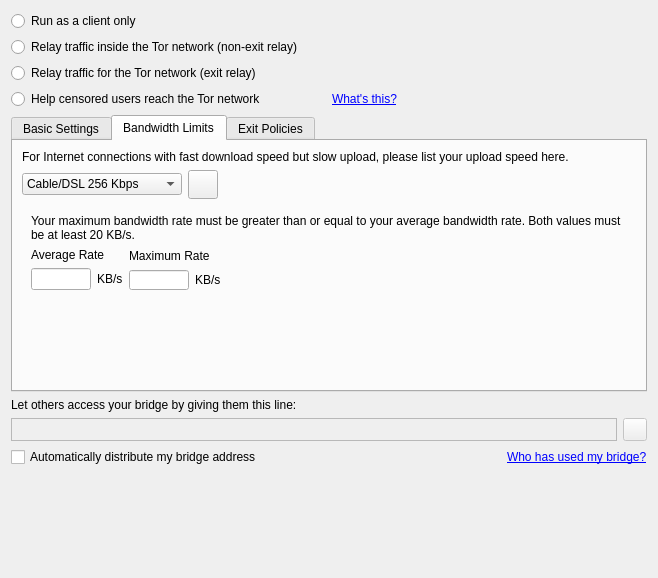
<?xml version="1.0" encoding="UTF-8"?>
<ui version="4.0">
 <class>ServerPage</class>
 <widget class="QWidget" name="ServerPage">
  <property name="geometry">
   <rect>
    <x>0</x>
    <y>0</y>
    <width>658</width>
    <height>578</height>
   </rect>
  </property>
  <property name="contextMenuPolicy">
   <enum>Qt::NoContextMenu</enum>
  </property>
  <layout class="QVBoxLayout">
   <item>
    <layout class="QGridLayout" name="gridLayout">
     <item row="1" column="0">
      <widget class="QRadioButton" name="rdoClientMode">
       <property name="text">
        <string>Run as a client only</string>
       </property>
      </widget>
     </item>
     <item row="3" column="0">
      <widget class="QRadioButton" name="rdoServerMode">
       <property name="text">
        <string>Relay traffic for the Tor network (exit relay)</string>
       </property>
      </widget>
     </item>
     <item row="4" column="0">
      <widget class="QRadioButton" name="rdoBridgeMode">
       <property name="text">
        <string>Help censored users reach the Tor network</string>
       </property>
      </widget>
     </item>
     <item row="4" column="1">
      <widget class="QLabel" name="lblWhatsThis">
       <property name="text">
        <string>&lt;a href=&quot;#bridgeHelp&quot;&gt;What's this?&lt;/a&gt;</string>
       </property>
      </widget>
     </item>
     <item row="2" column="0" colspan="2">
      <widget class="QRadioButton" name="rdoNonExitMode">
       <property name="text">
        <string>Relay traffic inside the Tor network (non-exit relay)</string>
       </property>
      </widget>
     </item>
    </layout>
   </item>
   <item>
    <widget class="QFrame" name="frmServer">
     <property name="contextMenuPolicy">
      <enum>Qt::NoContextMenu</enum>
     </property>
     <property name="frameShape">
      <enum>QFrame::NoFrame</enum>
     </property>
     <property name="frameShadow">
      <enum>QFrame::Plain</enum>
     </property>
     <layout class="QVBoxLayout">
      <property name="margin">
       <number>0</number>
      </property>
      <item>
       <widget class="QTabWidget" name="tabsMenu">
        <property name="sizePolicy">
         <sizepolicy hsizetype="Expanding" vsizetype="Expanding">
          <horstretch>0</horstretch>
          <verstretch>0</verstretch>
         </sizepolicy>
        </property>
        <property name="currentIndex">
         <number>1</number>
        </property>
        <widget class="QWidget" name="ServerConfig">
         <attribute name="title">
          <string>Basic Settings</string>
         </attribute>
         <layout class="QGridLayout">
          <item row="2" column="0">
           <widget class="QLabel" name="lblServerPort">
            <property name="contextMenuPolicy">
             <enum>Qt::NoContextMenu</enum>
            </property>
            <property name="text">
             <string>Relay Port:</string>
            </property>
            <property name="alignment">
             <set>Qt::AlignRight|Qt::AlignTrailing|Qt::AlignVCenter</set>
            </property>
            <property name="margin">
             <number>0</number>
            </property>
            <property name="indent">
             <number>0</number>
            </property>
           </widget>
          </item>
          <item row="3" column="0" colspan="3">
           <widget class="QCheckBox" name="chkMirrorDirectory">
            <property name="contextMenuPolicy">
             <enum>Qt::NoContextMenu</enum>
            </property>
            <property name="toolTip">
             <string>Enable to mirror the relay directory</string>
            </property>
            <property name="text">
             <string>Mirror the Relay Directory </string>
            </property>
           </widget>
          </item>
          <item row="3" column="6">
           <spacer>
            <property name="orientation">
             <enum>Qt::Horizontal</enum>
            </property>
            <property name="sizeHint" stdset="0">
             <size>
              <width>40</width>
              <height>20</height>
             </size>
            </property>
           </spacer>
          </item>
          <item row="4" column="0" colspan="6">
           <widget class="QCheckBox" name="chkEnableUpnp">
            <property name="contextMenuPolicy">
             <enum>Qt::NoContextMenu</enum>
            </property>
            <property name="toolTip">
             <string/>
            </property>
            <property name="text">
             <string>Attempt to automatically configure port forwarding</string>
            </property>
           </widget>
          </item>
          <item row="4" column="6">
           <layout class="QHBoxLayout">
            <item>
             <widget class="QPushButton" name="btnTestUpnp">
              <property name="contextMenuPolicy">
               <enum>Qt::NoContextMenu</enum>
              </property>
              <property name="text">
               <string>Test</string>
              </property>
             </widget>
            </item>
            <item>
             <widget class="QToolButton" name="btnUpnpHelp">
              <property name="contextMenuPolicy">
               <enum>Qt::NoContextMenu</enum>
              </property>
              <property name="toolTip">
               <string>Show help topic on port forwarding</string>
              </property>
              <property name="text">
               <string/>
              </property>
              <property name="icon">
               <iconset resource="../res/vidalia.qrc">
                <normaloff>:/images/22x22/system-help.png</normaloff>:/images/22x22/system-help.png</iconset>
              </property>
              <property name="iconSize">
               <size>
                <width>22</width>
                <height>22</height>
               </size>
              </property>
             </widget>
            </item>
            <item>
             <spacer>
              <property name="orientation">
               <enum>Qt::Horizontal</enum>
              </property>
              <property name="sizeHint" stdset="0">
               <size>
                <width>40</width>
                <height>20</height>
               </size>
              </property>
             </spacer>
            </item>
           </layout>
          </item>
          <item row="1" column="1" colspan="7">
           <widget class="QLineEdit" name="lineServerContact">
            <property name="cursor">
             <cursorShape>IBeamCursor</cursorShape>
            </property>
            <property name="contextMenuPolicy">
             <enum>Qt::NoContextMenu</enum>
            </property>
            <property name="toolTip">
             <string>Email address at which you may be reached if there is a
problem with your relay. You might also include your PGP or GPG fingerprint.</string>
            </property>
           </widget>
          </item>
          <item row="3" column="3" colspan="3">
           <layout class="QHBoxLayout">
            <item>
             <widget class="QLabel" name="lblDirPort">
              <property name="enabled">
               <bool>false</bool>
              </property>
              <property name="sizePolicy">
               <sizepolicy hsizetype="Fixed" vsizetype="Fixed">
                <horstretch>0</horstretch>
                <verstretch>0</verstretch>
               </sizepolicy>
              </property>
              <property name="contextMenuPolicy">
               <enum>Qt::NoContextMenu</enum>
              </property>
              <property name="text">
               <string>Directory Port:</string>
              </property>
              <property name="alignment">
               <set>Qt::AlignRight|Qt::AlignTrailing|Qt::AlignVCenter</set>
              </property>
             </widget>
            </item>
            <item>
             <widget class="QLineEdit" name="lineDirPort">
              <property name="enabled">
               <bool>false</bool>
              </property>
              <property name="sizePolicy">
               <sizepolicy hsizetype="Fixed" vsizetype="Fixed">
                <horstretch>0</horstretch>
                <verstretch>0</verstretch>
               </sizepolicy>
              </property>
              <property name="maximumSize">
               <size>
                <width>50</width>
                <height>16777215</height>
               </size>
              </property>
              <property name="cursor">
               <cursorShape>IBeamCursor</cursorShape>
              </property>
              <property name="contextMenuPolicy">
               <enum>Qt::NoContextMenu</enum>
              </property>
              <property name="toolTip">
               <string>Directory Port Number</string>
              </property>
             </widget>
            </item>
           </layout>
          </item>
          <item row="1" column="0">
           <widget class="QLabel" name="lblContactInfo">
            <property name="contextMenuPolicy">
             <enum>Qt::NoContextMenu</enum>
            </property>
            <property name="text">
             <string>Contact Info:</string>
            </property>
            <property name="alignment">
             <set>Qt::AlignRight|Qt::AlignTrailing|Qt::AlignVCenter</set>
            </property>
            <property name="indent">
             <number>0</number>
            </property>
           </widget>
          </item>
          <item row="2" column="2" colspan="6">
           <spacer>
            <property name="orientation">
             <enum>Qt::Horizontal</enum>
            </property>
            <property name="sizeHint" stdset="0">
             <size>
              <width>321</width>
              <height>20</height>
             </size>
            </property>
           </spacer>
          </item>
          <item row="8" column="0">
           <spacer>
            <property name="orientation">
             <enum>Qt::Vertical</enum>
            </property>
            <property name="sizeHint" stdset="0">
             <size>
              <width>20</width>
              <height>40</height>
             </size>
            </property>
           </spacer>
          </item>
          <item row="3" column="5" colspan="2">
           <spacer>
            <property name="orientation">
             <enum>Qt::Horizontal</enum>
            </property>
            <property name="sizeHint" stdset="0">
             <size>
              <width>41</width>
              <height>20</height>
             </size>
            </property>
           </spacer>
          </item>
          <item row="0" column="1" colspan="7">
           <widget class="QLineEdit" name="lineServerNickname">
            <property name="cursor">
             <cursorShape>IBeamCursor</cursorShape>
            </property>
            <property name="contextMenuPolicy">
             <enum>Qt::NoContextMenu</enum>
            </property>
            <property name="toolTip">
             <string>Name of your relay</string>
            </property>
            <property name="text">
             <string/>
            </property>
            <property name="maxLength">
             <number>19</number>
            </property>
           </widget>
          </item>
          <item row="2" column="1">
           <widget class="QLineEdit" name="lineServerPort">
            <property name="sizePolicy">
             <sizepolicy hsizetype="Fixed" vsizetype="Fixed">
              <horstretch>0</horstretch>
              <verstretch>0</verstretch>
             </sizepolicy>
            </property>
            <property name="maximumSize">
             <size>
              <width>50</width>
              <height>16777215</height>
             </size>
            </property>
            <property name="cursor">
             <cursorShape>IBeamCursor</cursorShape>
            </property>
            <property name="contextMenuPolicy">
             <enum>Qt::NoContextMenu</enum>
            </property>
            <property name="toolTip">
             <string>Port on which users and other relays can communicate with your relay</string>
            </property>
           </widget>
          </item>
          <item row="0" column="0">
           <widget class="QLabel" name="lblNickname">
            <property name="contextMenuPolicy">
             <enum>Qt::NoContextMenu</enum>
            </property>
            <property name="text">
             <string>Nickname:</string>
            </property>
            <property name="textFormat">
             <enum>Qt::AutoText</enum>
            </property>
            <property name="alignment">
             <set>Qt::AlignRight|Qt::AlignTrailing|Qt::AlignVCenter</set>
            </property>
            <property name="margin">
             <number>0</number>
            </property>
            <property name="indent">
             <number>0</number>
            </property>
           </widget>
          </item>
         </layout>
        </widget>
        <widget class="QWidget" name="BandwidthLimits">
         <attribute name="title">
          <string>Bandwidth Limits</string>
         </attribute>
         <layout class="QVBoxLayout">
          <item>
           <widget class="QLabel" name="label">
            <property name="sizePolicy">
             <sizepolicy hsizetype="Preferred" vsizetype="Preferred">
              <horstretch>0</horstretch>
              <verstretch>0</verstretch>
             </sizepolicy>
            </property>
            <property name="minimumSize">
             <size>
              <width>0</width>
              <height>0</height>
             </size>
            </property>
            <property name="maximumSize">
             <size>
              <width>16777215</width>
              <height>16777215</height>
             </size>
            </property>
            <property name="contextMenuPolicy">
             <enum>Qt::NoContextMenu</enum>
            </property>
            <property name="text">
             <string>For Internet connections with fast download speed but slow upload, please list your upload speed here.</string>
            </property>
            <property name="wordWrap">
             <bool>true</bool>
            </property>
           </widget>
          </item>
          <item>
           <layout class="QHBoxLayout">
            <item>
             <widget class="QComboBox" name="cmboRate">
              <property name="contextMenuPolicy">
               <enum>Qt::NoContextMenu</enum>
              </property>
              <property name="toolTip">
               <string>Select the entry that most closely resembles your Internet connection</string>
              </property>
              <property name="maxVisibleItems">
               <number>10</number>
              </property>
              <property name="sizeAdjustPolicy">
               <enum>QComboBox::AdjustToContents</enum>
              </property>
              <item>
               <property name="text">
                <string>Cable/DSL 256 Kbps</string>
               </property>
              </item>
              <item>
               <property name="text">
                <string>Cable/DSL 512 Kbps</string>
               </property>
              </item>
              <item>
               <property name="text">
                <string>Cable/DSL 768 Kbps</string>
               </property>
              </item>
              <item>
               <property name="text">
                <string>T1/Cable/DSL 1.5 Mbps</string>
               </property>
              </item>
              <item>
               <property name="text">
                <string>&gt; 1.5 Mbps</string>
               </property>
              </item>
              <item>
               <property name="text">
                <string>Custom</string>
               </property>
              </item>
             </widget>
            </item>
            <item>
             <widget class="QToolButton" name="btnRateHelp">
              <property name="contextMenuPolicy">
               <enum>Qt::NoContextMenu</enum>
              </property>
              <property name="toolTip">
               <string>Show help topic on bandwidth rate limits</string>
              </property>
              <property name="text">
               <string/>
              </property>
              <property name="icon">
               <iconset resource="../res/vidalia.qrc">
                <normaloff>:/images/22x22/system-help.png</normaloff>:/images/22x22/system-help.png</iconset>
              </property>
              <property name="iconSize">
               <size>
                <width>22</width>
                <height>22</height>
               </size>
              </property>
             </widget>
            </item>
            <item>
             <spacer>
              <property name="orientation">
               <enum>Qt::Horizontal</enum>
              </property>
              <property name="sizeHint" stdset="0">
               <size>
                <width>40</width>
                <height>20</height>
               </size>
              </property>
             </spacer>
            </item>
           </layout>
          </item>
          <item>
           <widget class="QFrame" name="frmCustomRate">
            <property name="sizePolicy">
             <sizepolicy hsizetype="Minimum" vsizetype="Minimum">
              <horstretch>0</horstretch>
              <verstretch>0</verstretch>
             </sizepolicy>
            </property>
            <property name="contextMenuPolicy">
             <enum>Qt::NoContextMenu</enum>
            </property>
            <property name="frameShape">
             <enum>QFrame::NoFrame</enum>
            </property>
            <property name="frameShadow">
             <enum>QFrame::Plain</enum>
            </property>
            <layout class="QGridLayout">
             <item row="4" column="0">
              <spacer>
               <property name="orientation">
                <enum>Qt::Vertical</enum>
               </property>
               <property name="sizeHint" stdset="0">
                <size>
                 <width>20</width>
                 <height>40</height>
                </size>
               </property>
              </spacer>
             </item>
             <item row="0" column="0">
              <widget class="QLabel" name="label_8">
               <property name="text">
                <string>Your maximum bandwidth rate must be greater than or equal to your average bandwidth rate. Both values must be at least 20 KB/s.</string>
               </property>
               <property name="wordWrap">
                <bool>true</bool>
               </property>
              </widget>
             </item>
             <item row="1" column="0">
              <layout class="QHBoxLayout">
               <item>
                <layout class="QVBoxLayout">
                 <item>
                  <widget class="QLabel" name="label_2">
                   <property name="sizePolicy">
                    <sizepolicy hsizetype="Minimum" vsizetype="Preferred">
                     <horstretch>0</horstretch>
                     <verstretch>0</verstretch>
                    </sizepolicy>
                   </property>
                   <property name="text">
                    <string>Average Rate</string>
                   </property>
                  </widget>
                 </item>
                 <item>
                  <layout class="QHBoxLayout">
                   <item>
                    <widget class="QLineEdit" name="lineAvgRateLimit">
                     <property name="sizePolicy">
                      <sizepolicy hsizetype="Minimum" vsizetype="Fixed">
                       <horstretch>0</horstretch>
                       <verstretch>0</verstretch>
                      </sizepolicy>
                     </property>
                     <property name="maximumSize">
                      <size>
                       <width>60</width>
                       <height>22</height>
                      </size>
                     </property>
                     <property name="toolTip">
                      <string>Long-term average bandwidth limit</string>
                     </property>
                     <property name="maxLength">
                      <number>12</number>
                     </property>
                     <property name="alignment">
                      <set>Qt::AlignRight</set>
                     </property>
                    </widget>
                   </item>
                   <item>
                    <widget class="QLabel" name="label_6">
                     <property name="text">
                      <string>KB/s</string>
                     </property>
                    </widget>
                   </item>
                  </layout>
                 </item>
                </layout>
               </item>
               <item>
                <layout class="QVBoxLayout">
                 <item>
                  <widget class="QLabel" name="label_5">
                   <property name="sizePolicy">
                    <sizepolicy hsizetype="Minimum" vsizetype="Preferred">
                     <horstretch>0</horstretch>
                     <verstretch>0</verstretch>
                    </sizepolicy>
                   </property>
                   <property name="maximumSize">
                    <size>
                     <width>100</width>
                     <height>20</height>
                    </size>
                   </property>
                   <property name="text">
                    <string>Maximum Rate</string>
                   </property>
                  </widget>
                 </item>
                 <item>
                  <layout class="QHBoxLayout">
                   <item>
                    <widget class="QLineEdit" name="lineMaxRateLimit">
                     <property name="sizePolicy">
                      <sizepolicy hsizetype="Minimum" vsizetype="Fixed">
                       <horstretch>0</horstretch>
                       <verstretch>0</verstretch>
                      </sizepolicy>
                     </property>
                     <property name="maximumSize">
                      <size>
                       <width>60</width>
                       <height>20</height>
                      </size>
                     </property>
                     <property name="toolTip">
                      <string>Peak bandwidth rate limit</string>
                     </property>
                     <property name="maxLength">
                      <number>12</number>
                     </property>
                     <property name="alignment">
                      <set>Qt::AlignRight</set>
                     </property>
                    </widget>
                   </item>
                   <item>
                    <widget class="QLabel" name="label_7">
                     <property name="text">
                      <string>KB/s</string>
                     </property>
                    </widget>
                   </item>
                   <item>
                    <spacer>
                     <property name="orientation">
                      <enum>Qt::Horizontal</enum>
                     </property>
                     <property name="sizeType">
                      <enum>QSizePolicy::Expanding</enum>
                     </property>
                     <property name="sizeHint" stdset="0">
                      <size>
                       <width>71</width>
                       <height>20</height>
                      </size>
                     </property>
                    </spacer>
                   </item>
                  </layout>
                 </item>
                </layout>
               </item>
              </layout>
             </item>
            </layout>
           </widget>
          </item>
          <item>
           <spacer>
            <property name="orientation">
             <enum>Qt::Vertical</enum>
            </property>
            <property name="sizeHint" stdset="0">
             <size>
              <width>20</width>
              <height>40</height>
             </size>
            </property>
           </spacer>
          </item>
         </layout>
        </widget>
        <widget class="QWidget" name="ExitPolicies">
         <attribute name="title">
          <string>Exit Policies</string>
         </attribute>
         <layout class="QGridLayout">
          <item row="1" column="0">
           <widget class="QFrame" name="frmPolicies">
            <property name="frameShape">
             <enum>QFrame::NoFrame</enum>
            </property>
            <property name="frameShadow">
             <enum>QFrame::Plain</enum>
            </property>
            <layout class="QHBoxLayout">
             <item>
              <layout class="QGridLayout">
               <item row="1" column="1">
                <widget class="QCheckBox" name="chkIRC">
                 <property name="contextMenuPolicy">
                  <enum>Qt::NoContextMenu</enum>
                 </property>
                 <property name="toolTip">
                  <string>Ports 6660 - 6669 and 6697</string>
                 </property>
                 <property name="text">
                  <string>Internet Relay Chat (IRC)</string>
                 </property>
                </widget>
               </item>
               <item row="2" column="0">
                <widget class="QCheckBox" name="chkMail">
                 <property name="contextMenuPolicy">
                  <enum>Qt::NoContextMenu</enum>
                 </property>
                 <property name="toolTip">
                  <string>Ports 110, 143, 993 and 995</string>
                 </property>
                 <property name="text">
                  <string>Retrieve Mail (POP, IMAP)</string>
                 </property>
                </widget>
               </item>
               <item row="2" column="1">
                <widget class="QCheckBox" name="chkMisc">
                 <property name="contextMenuPolicy">
                  <enum>Qt::NoContextMenu</enum>
                 </property>
                 <property name="toolTip">
                  <string>Ports unspecified by other checkboxes</string>
                 </property>
                 <property name="text">
                  <string>Misc Other Services</string>
                 </property>
                </widget>
               </item>
               <item row="0" column="1">
                <widget class="QCheckBox" name="chkIM">
                 <property name="contextMenuPolicy">
                  <enum>Qt::NoContextMenu</enum>
                 </property>
                 <property name="toolTip">
                  <string>Ports 706, 1863, 5050, 5190, 5222, 5223, 8300 and 8888</string>
                 </property>
                 <property name="text">
                  <string>Instant Messaging (IM)</string>
                 </property>
                </widget>
               </item>
               <item row="1" column="0">
                <widget class="QCheckBox" name="chkSecWebsites">
                 <property name="contextMenuPolicy">
                  <enum>Qt::NoContextMenu</enum>
                 </property>
                 <property name="toolTip">
                  <string>Port 443</string>
                 </property>
                 <property name="text">
                  <string>Secure Websites (SSL)</string>
                 </property>
                </widget>
               </item>
               <item row="0" column="0">
                <widget class="QCheckBox" name="chkWebsites">
                 <property name="contextMenuPolicy">
                  <enum>Qt::NoContextMenu</enum>
                 </property>
                 <property name="toolTip">
                  <string>Port 80</string>
                 </property>
                 <property name="text">
                  <string>Websites</string>
                 </property>
                </widget>
               </item>
              </layout>
             </item>
             <item>
              <layout class="QVBoxLayout">
               <item>
                <widget class="QToolButton" name="btnExitHelp">
                 <property name="minimumSize">
                  <size>
                   <width>32</width>
                   <height>32</height>
                  </size>
                 </property>
                 <property name="contextMenuPolicy">
                  <enum>Qt::NoContextMenu</enum>
                 </property>
                 <property name="toolTip">
                  <string>Show help topic on exit policies</string>
                 </property>
                 <property name="text">
                  <string/>
                 </property>
                 <property name="icon">
                  <iconset resource="../res/vidalia.qrc">
                   <normaloff>:/images/22x22/system-help.png</normaloff>:/images/22x22/system-help.png</iconset>
                 </property>
                 <property name="iconSize">
                  <size>
                   <width>22</width>
                   <height>22</height>
                  </size>
                 </property>
                </widget>
               </item>
               <item>
                <spacer>
                 <property name="orientation">
                  <enum>Qt::Vertical</enum>
                 </property>
                 <property name="sizeHint" stdset="0">
                  <size>
                   <width>20</width>
                   <height>42</height>
                  </size>
                 </property>
                </spacer>
               </item>
              </layout>
             </item>
             <item>
              <spacer>
               <property name="orientation">
                <enum>Qt::Horizontal</enum>
               </property>
               <property name="sizeHint" stdset="0">
                <size>
                 <width>40</width>
                 <height>20</height>
                </size>
               </property>
              </spacer>
             </item>
            </layout>
           </widget>
          </item>
          <item row="0" column="0">
           <widget class="QLabel" name="label_3">
            <property name="sizePolicy">
             <sizepolicy hsizetype="Fixed" vsizetype="Fixed">
              <horstretch>0</horstretch>
              <verstretch>0</verstretch>
             </sizepolicy>
            </property>
            <property name="minimumSize">
             <size>
              <width>300</width>
              <height>41</height>
             </size>
            </property>
            <property name="maximumSize">
             <size>
              <width>300</width>
              <height>41</height>
             </size>
            </property>
            <property name="contextMenuPolicy">
             <enum>Qt::NoContextMenu</enum>
            </property>
            <property name="text">
             <string>What Internet resources should users be able to access from your relay?</string>
            </property>
            <property name="wordWrap">
             <bool>true</bool>
            </property>
           </widget>
          </item>
          <item row="2" column="0">
           <widget class="QLabel" name="label_4">
            <property name="text">
             <string>Tor will still block some outgoing mail and file sharing applications by default to reduce spam and other abuse.</string>
            </property>
            <property name="wordWrap">
             <bool>true</bool>
            </property>
           </widget>
          </item>
          <item row="2" column="0">
           <spacer>
            <property name="orientation">
             <enum>Qt::Vertical</enum>
            </property>
            <property name="sizeHint" stdset="0">
             <size>
              <width>20</width>
              <height>40</height>
             </size>
            </property>
           </spacer>
          </item>
         </layout>
        </widget>
       </widget>
      </item>
     </layout>
    </widget>
   </item>
   <item>
    <widget class="QLabel" name="lblYourBridgeRelayIs">
     <property name="cursor">
      <cursorShape>ArrowCursor</cursorShape>
     </property>
     <property name="frameShape">
      <enum>QFrame::NoFrame</enum>
     </property>
     <property name="text">
      <string>Let others access your bridge by giving them this line:</string>
     </property>
     <property name="wordWrap">
      <bool>true</bool>
     </property>
     <property name="textInteractionFlags">
      <set>Qt::TextSelectableByMouse</set>
     </property>
    </widget>
   </item>
   <item>
    <layout class="QHBoxLayout">
     <item>
      <widget class="QLabel" name="lblBridgeIdentity">
       <property name="cursor">
        <cursorShape>IBeamCursor</cursorShape>
       </property>
       <property name="toolTip">
        <string>This is the identity of your bridge relay that you can give to other people</string>
       </property>
       <property name="frameShape">
        <enum>QFrame::StyledPanel</enum>
       </property>
       <property name="frameShadow">
        <enum>QFrame::Sunken</enum>
       </property>
       <property name="text">
        <string/>
       </property>
       <property name="textInteractionFlags">
        <set>Qt::TextSelectableByMouse</set>
       </property>
      </widget>
     </item>
     <item>
      <widget class="QToolButton" name="btnCopyBridgeIdentity">
       <property name="enabled">
        <bool>false</bool>
       </property>
       <property name="toolTip">
        <string>Copy your bridge relay's identity to the clipboard</string>
       </property>
       <property name="text">
        <string/>
       </property>
       <property name="icon">
        <iconset resource="../res/vidalia.qrc">
         <normaloff>:/images/22x22/edit-copy.png</normaloff>:/images/22x22/edit-copy.png</iconset>
       </property>
      </widget>
     </item>
    </layout>
   </item>
   <item>
    <layout class="QHBoxLayout" name="horizontalLayout">
     <item>
      <widget class="QCheckBox" name="chkPublishBridgeAddress">
       <property name="text">
        <string>Automatically distribute my bridge address</string>
       </property>
      </widget>
     </item>
     <item>
      <spacer name="horizontalSpacer">
       <property name="orientation">
        <enum>Qt::Horizontal</enum>
       </property>
       <property name="sizeHint" stdset="0">
        <size>
         <width>40</width>
         <height>20</height>
        </size>
       </property>
      </spacer>
     </item>
     <item>
      <widget class="QLabel" name="lblBridgeUsage">
       <property name="text">
        <string>&lt;a href=&quot;#bridgeUsage&quot;&gt;Who has used my bridge?&lt;/a&gt;</string>
       </property>
       <property name="alignment">
        <set>Qt::AlignLeading|Qt::AlignLeft|Qt::AlignVCenter</set>
       </property>
      </widget>
     </item>
    </layout>
   </item>
   <item>
    <spacer>
     <property name="orientation">
      <enum>Qt::Vertical</enum>
     </property>
     <property name="sizeHint" stdset="0">
      <size>
       <width>420</width>
       <height>16</height>
      </size>
     </property>
    </spacer>
   </item>
  </layout>
 </widget>
 <tabstops>
  <tabstop>tabsMenu</tabstop>
  <tabstop>lineServerNickname</tabstop>
  <tabstop>lineServerContact</tabstop>
  <tabstop>lineServerPort</tabstop>
  <tabstop>chkMirrorDirectory</tabstop>
  <tabstop>lineDirPort</tabstop>
  <tabstop>cmboRate</tabstop>
  <tabstop>lineAvgRateLimit</tabstop>
  <tabstop>lineMaxRateLimit</tabstop>
  <tabstop>btnRateHelp</tabstop>
  <tabstop>chkWebsites</tabstop>
  <tabstop>chkSecWebsites</tabstop>
  <tabstop>chkMail</tabstop>
  <tabstop>chkIM</tabstop>
  <tabstop>chkIRC</tabstop>
  <tabstop>chkMisc</tabstop>
  <tabstop>btnExitHelp</tabstop>
 </tabstops>
 <resources>
  <include location="../res/vidalia.qrc"/>
 </resources>
 <connections>
  <connection>
   <sender>chkMirrorDirectory</sender>
   <signal>toggled(bool)</signal>
   <receiver>lineDirPort</receiver>
   <slot>setEnabled(bool)</slot>
   <hints>
    <hint type="sourcelabel">
     <x>-1</x>
     <y>-1</y>
    </hint>
    <hint type="destinationlabel">
     <x>-1</x>
     <y>-1</y>
    </hint>
   </hints>
  </connection>
  <connection>
   <sender>chkMirrorDirectory</sender>
   <signal>toggled(bool)</signal>
   <receiver>lblDirPort</receiver>
   <slot>setEnabled(bool)</slot>
   <hints>
    <hint type="sourcelabel">
     <x>-1</x>
     <y>-1</y>
    </hint>
    <hint type="destinationlabel">
     <x>-1</x>
     <y>-1</y>
    </hint>
   </hints>
  </connection>
 </connections>
</ui>
